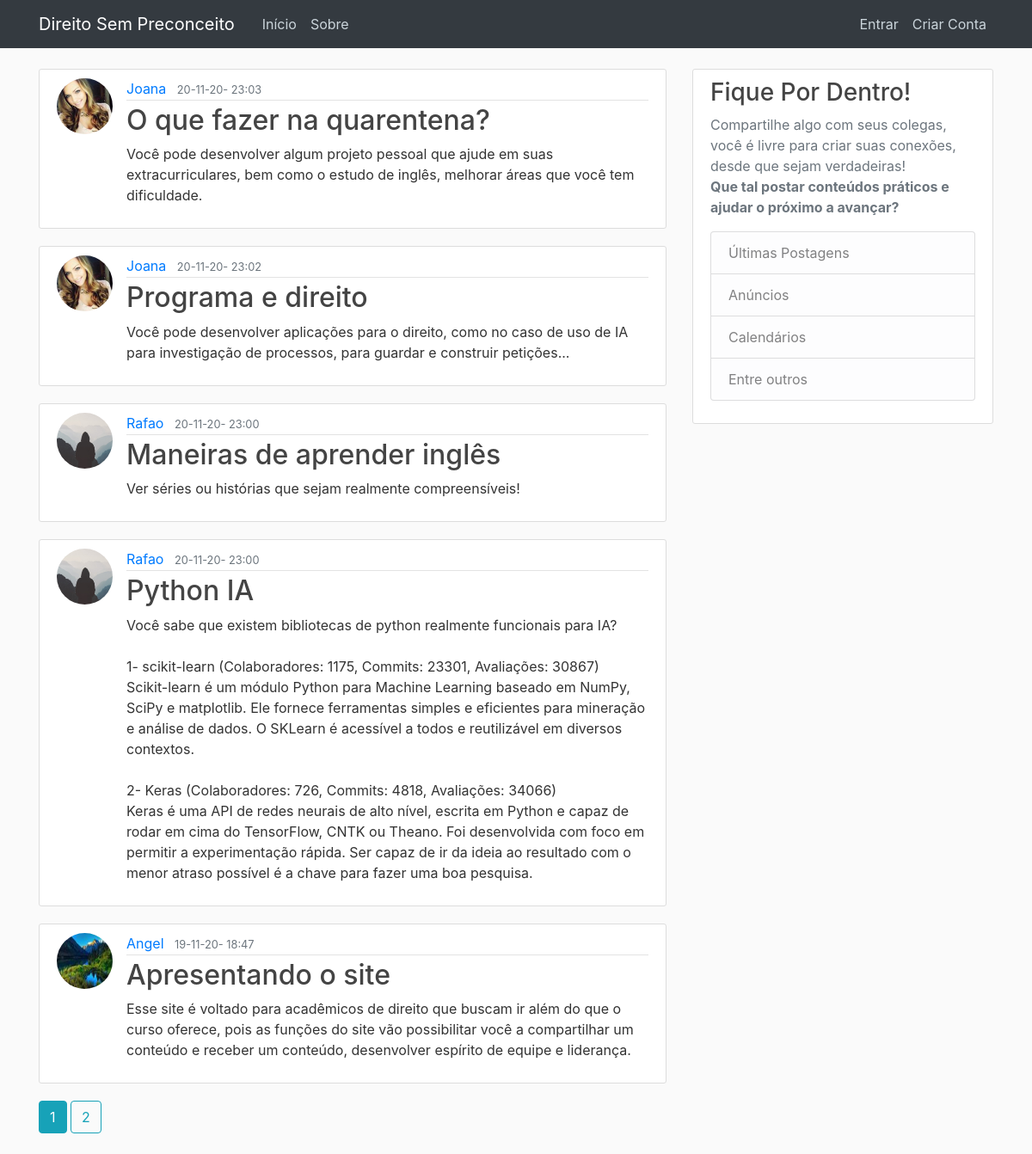
The page / on the database its author committed.
### application/models.py (models this page shows, shortened)
class Post(db.Model):
    id = db.Column(db.Integer, primary_key=True)
    title = db.Column(db.String(100), nullable=False)
    date_posted = db.Column(db.DateTime, nullable=False,
                            default=datetime.now)
    content = db.Column(db.Text, nullable=False)
    user_id = db.Column(db.Integer, db.ForeignKey('user.id'), nullable=False)

class User(db.Model, UserMixin):
    id = db.Column(db.Integer, primary_key=True)
    username = db.Column(db.String(20), unique=True, nullable=False)
    email = db.Column(db.String(120), unique=True, nullable=False)
    image_file = db.Column(db.String(20), nullable=False,
                           default='default.jpg')
    password = db.Column(db.String(60), nullable=False)
    posts = db.relationship('Post', backref='author', lazy=True)

### application/routes.py (the view, shortened to what this page needs)
@app.route('/', methods=['GET', 'POST'], defaults={"page": 1})
@app.route('/<int:page>', methods=['GET', 'POST'])
def index(page):
    page = page
    pages = 5
    posts = Post.query.order_by(
        Post.date_posted.desc()).paginate(page, pages, error_out=False)
    return render_template('index.html', posts=posts, title='Inicío')

### application/templates/index.html
{%extends "layout.html"%}
{%block content%}
  {% for post in posts.items %}
  <article class="media content-section">
    <img class="rounded-circle article-img" src="{{ url_for('static', filename='profile_pics/' + post.author.image_file) }}">
    <div class="media-body">
      <div class="article-metadata">
        <a class="mr-2" href="#">{{ post.author.username }}</a>
        <small class="text-muted">{{ post.date_posted.strftime('%d-%m-%y- %H:%M') }}</small>
      </div>
      <h2><a class="article-title" href="{{ url_for('post', post_id=post.id) }}">{{ post.title }}</a></h2>
      <p class="article-content">{{ post.content }}</p>
    </div>
  </article>
  {%endfor %}
  {% for page_num in posts.iter_pages(left_edge=1, right_edge=1, left_current=1, right_current=2) %}
    {% if page_num %}
      {% if posts.page == page_num %}
        <a class="btn btn-info mb-4" href="{{ url_for('index', page=page_num) }}">{{ page_num }}</a>
        {% else %}
        <a class="btn btn-outline-info mb-4" href="{{ url_for('index', page=page_num) }}">{{ page_num }}</a>
        {% endif %}
    {% else %}
      ...
    {% endif %}
  {% endfor %}
{%endblock content%}

### application/static/main.css (style rules this page uses)
body { background: #fafafa; color: #333333; margin-top: 5rem; }
h1, h2, h3, h4, h5, h6 { color: #444444; }
.content-section { background: #ffffff; padding: 10px 20px; border: 1px solid #dddddd; border-radius: 3px; margin-bottom: 20px; }
.article-title { color: #444444; }
.article-content { white-space: pre-line; }
.article-img { height: 65px; width: 65px; margin-right: 16px; }
.article-metadata { padding-bottom: 1px; margin-bottom: 4px; border-bottom: 1px solid #e3e3e3 }

### rows shown on the page
Post: image_file (picture), author.username "Joana", date_posted "20-11-20- 23:03", title "O que fazer na quarentena?", content "Você pode desenvolver algum projeto pessoal que ajude em suas extracurriculares, bem como o estudo de inglês, melhorar áreas que você tem dificuldade."
Post: image_file (picture), author.username "Joana", date_posted "20-11-20- 23:02", title "Programa e direito", content "Você pode desenvolver aplicações para o direito, como no caso de uso de IA para investigação de processos, para guardar e construir petições..."
Post: image_file (placeholder picture), author.username "Rafao", date_posted "20-11-20- 23:00", title "Maneiras de aprender inglês", content "Ver séries ou histórias que sejam realmente compreensíveis!"
Post: image_file (placeholder picture), author.username "Rafao", date_posted "20-11-20- 23:00", title "Python IA", content "Você sabe que existem bibliotecas de python realmente funcionais para IA? 1- scikit-learn (Colaboradores: 1175, Commits: 23301, Avaliações: 30867) Scikit-learn é um módulo Python para Machine Learning baseado em NumPy, SciPy e matplotlib. Ele fornece ferramentas simples e eficientes para mineração e análise de dados. O SKLearn é acessível a todos e reutilizável em diversos contextos. 2- Keras (Colaboradores: 726, Commits: 4818, Avaliações: 34066) Keras é uma API de redes neurais de alto nível, escrita em Python e capaz de rodar em cima do TensorFlow, CNTK ou Theano. Foi desenvolvida com foco em permitir a experimentação rápida. Ser capaz de ir da ideia ao resultado com o menor atraso…"
Post: image_file (picture), author.username "Angel", date_posted "19-11-20- 18:47", title "Apresentando o site", content "Esse site é voltado para acadêmicos de direito que buscam ir além do que o curso oferece, pois as funções do site vão possibilitar você a compartilhar um conteúdo e receber um conteúdo, desenvolver espírito de equipe e liderança."

### other values the page prints
{{ page_num }} "1"
{{ page_num }} "2"
